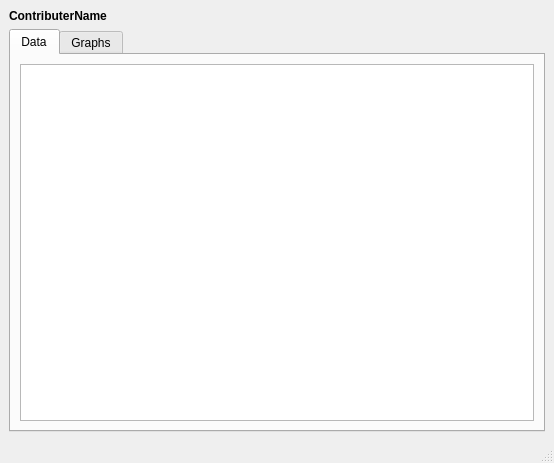
<?xml version="1.0" encoding="UTF-8"?>
<ui version="4.0">
 <class>ContributerWindow</class>
 <widget class="QMainWindow" name="ContributerWindow">
  <property name="geometry">
   <rect>
    <x>0</x>
    <y>0</y>
    <width>554</width>
    <height>463</height>
   </rect>
  </property>
  <property name="windowTitle">
   <string>MainWindow</string>
  </property>
  <widget class="QWidget" name="centralwidget">
   <layout class="QVBoxLayout" name="verticalLayout">
    <item>
     <widget class="QLabel" name="username">
      <property name="font">
       <font>
        <weight>75</weight>
        <bold>true</bold>
       </font>
      </property>
      <property name="text">
       <string>ContributerName</string>
      </property>
     </widget>
    </item>
    <item>
     <widget class="QTabWidget" name="tabWidget">
      <property name="currentIndex">
       <number>0</number>
      </property>
      <widget class="QWidget" name="data">
       <attribute name="title">
        <string>Data</string>
       </attribute>
       <layout class="QHBoxLayout" name="horizontalLayout">
        <item>
         <widget class="QTableWidget" name="tableWidget"/>
        </item>
       </layout>
      </widget>
      <widget class="QWidget" name="graphs">
       <attribute name="title">
        <string>Graphs</string>
       </attribute>
       <layout class="QVBoxLayout" name="verticalLayout_2">
        <item>
         <widget class="QLabel" name="headline">
          <property name="maximumSize">
           <size>
            <width>16777215</width>
            <height>25</height>
           </size>
          </property>
          <property name="font">
           <font>
            <weight>75</weight>
            <bold>true</bold>
           </font>
          </property>
          <property name="text">
           <string>Headline</string>
          </property>
         </widget>
        </item>
        <item>
         <widget class="QCustomPlot" name="plot" native="true"/>
        </item>
       </layout>
      </widget>
     </widget>
    </item>
   </layout>
  </widget>
  <widget class="QMenuBar" name="menubar">
   <property name="geometry">
    <rect>
     <x>0</x>
     <y>0</y>
     <width>554</width>
     <height>25</height>
    </rect>
   </property>
  </widget>
  <widget class="QStatusBar" name="statusbar"/>
 </widget>
 <customwidgets>
  <customwidget>
   <class>QCustomPlot</class>
   <extends>QWidget</extends>
   <header>qcustomplot.h</header>
   <container>1</container>
  </customwidget>
 </customwidgets>
 <resources/>
 <connections/>
</ui>
